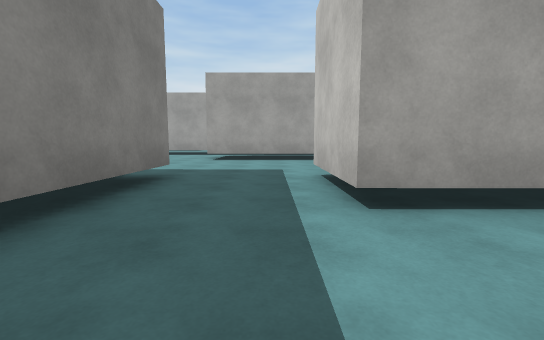
view 1 (above)

21 first-person views from a walk through a Unity game level. The camera is 1.2 m above the floor, tilts 6° down and sees 90° across. The floor is counted in squares, 2 m on a side. Each view is taken from the middle of a square. On the plan, view 1 faces up. The plan holds only what a view shows up to about 9 squares ahead; the rest is blank. The place goes on beyond the plan. The player character is not drawn. Surface patterns are stand-ins for the level's own textures.

view 2
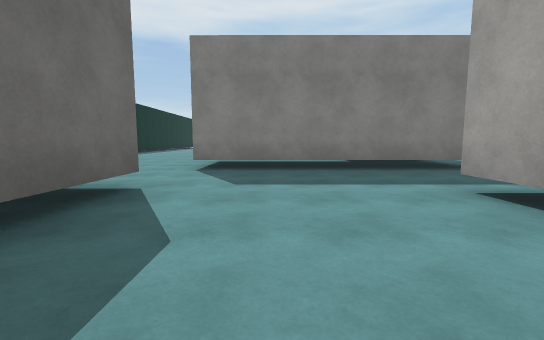

view 3
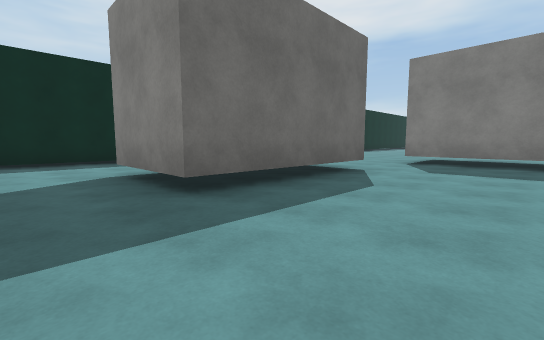

view 4
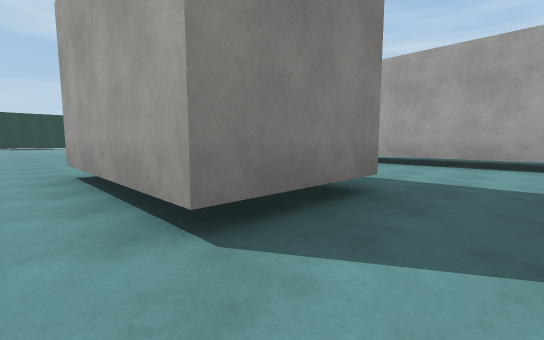

view 5
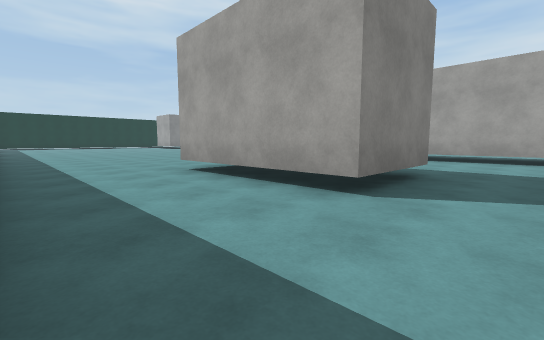

view 6
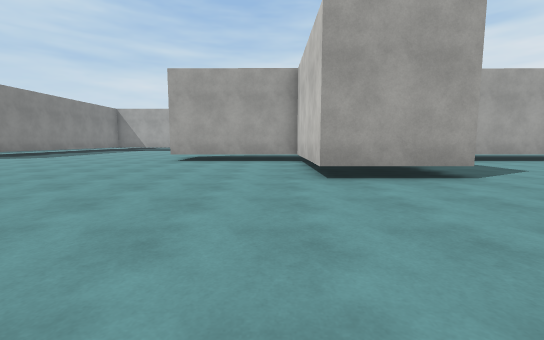

view 7
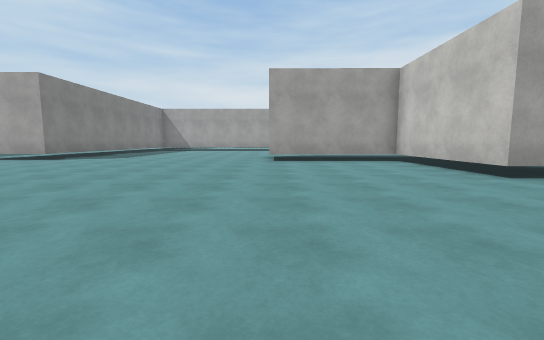

view 8
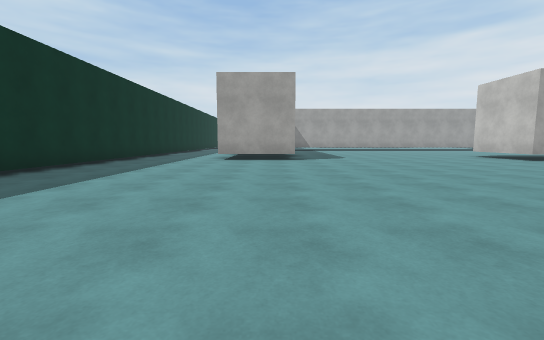

view 9
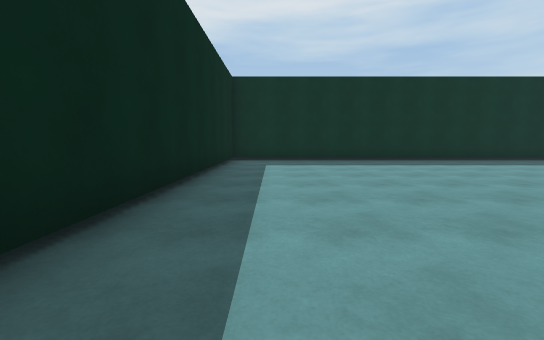

view 10
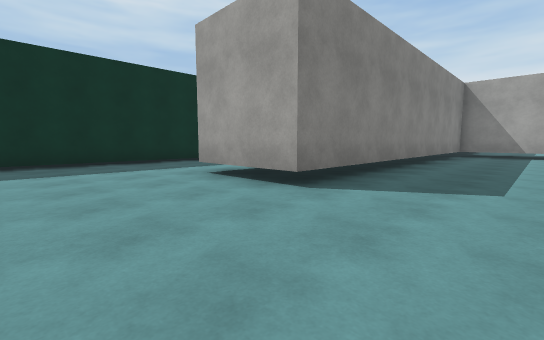

view 11
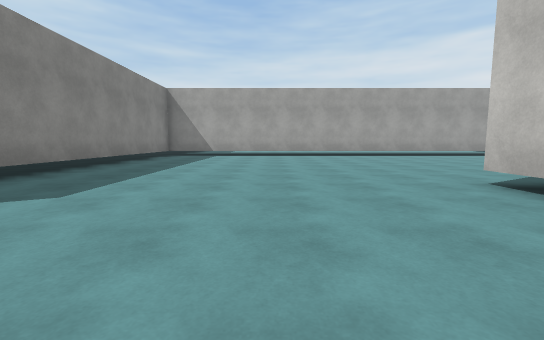

view 12
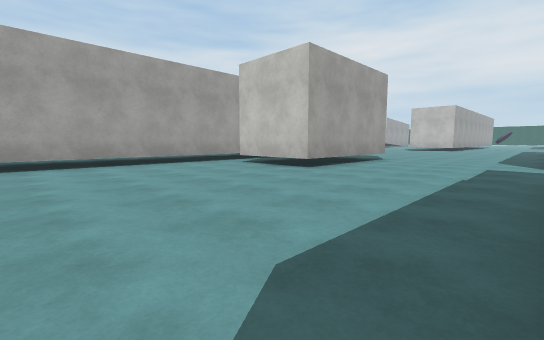

view 13
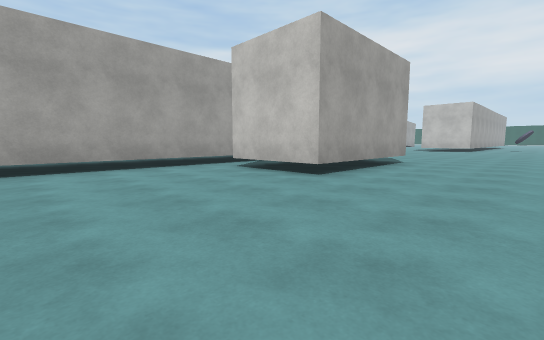

view 14
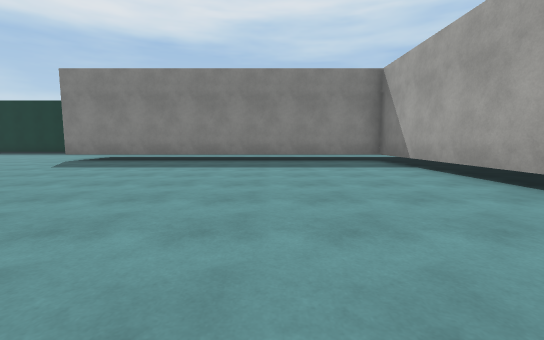

view 15
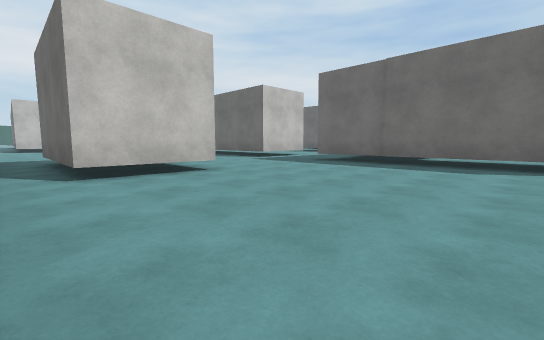

view 16
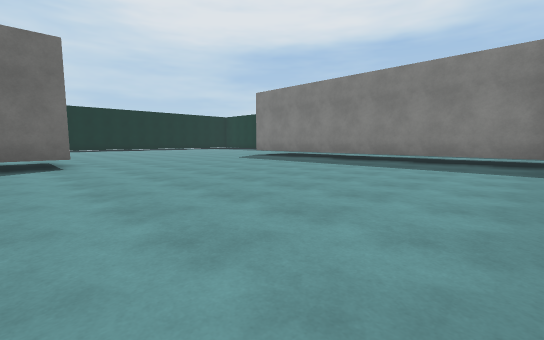

view 17
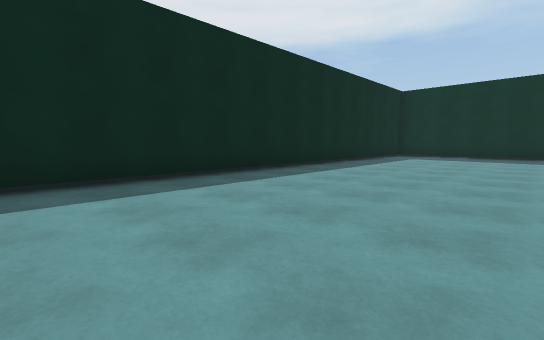

view 18
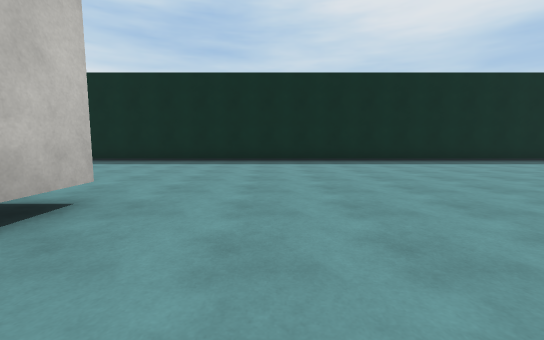

view 19
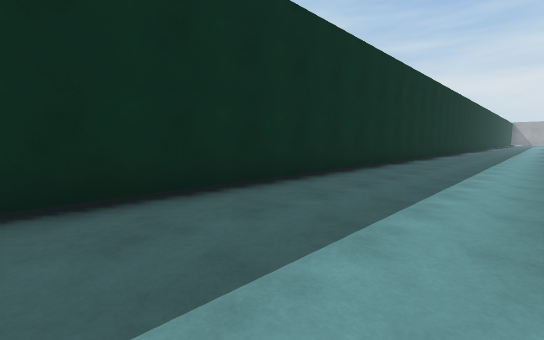

view 20
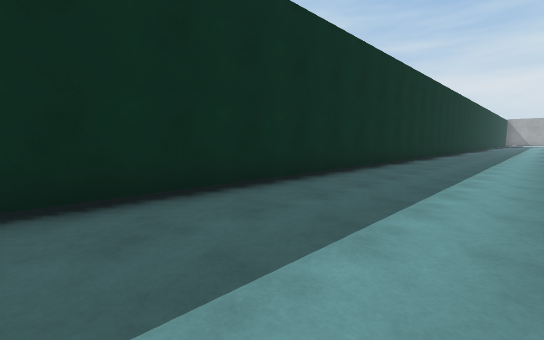

view 21
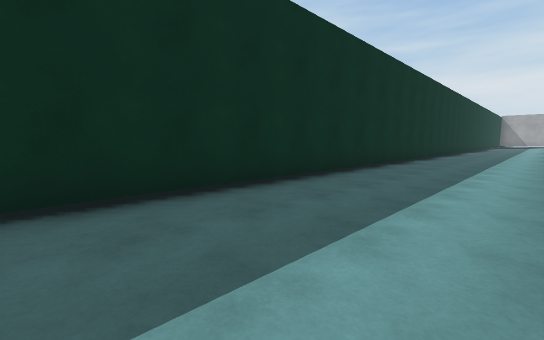

### Floor plan
Key: @ floor where view 1 was taken; # wall or solid block; . floor; T thing the floor can be seen under or through.
Columns run from 21 left of view 1 to 6 right of it. Each row starts with its distance up from view 1.
 23   ..
 22 #...
 21 #...
 20 #...
 19 #...
 18 #...
 17 #...
 16 #...          ..
 15 #...          ..
 14 #...
 13 #... #######  TTTT###
 12 #... #....................
 11 #... #.............#####..
 10 #... #.............#####
  9 #... #.............#####.
  8 #... #....................
  7 #... #.....................
  6 #... #......................
  5 #... #......................
  4 #... #.......#######..#
  3 #...##.......##### #..######
  2 #................###........
  1 #................###........
  0 #................###.@......
 -1 #................###........
 -2 #.....................####..
 -3 #.....................####..
 -4 #.....................####..
 -5 #...........................
 -6 #...........................
 -7 #...........................
 -8 #####################    ###

Positions as (right, up) in squares from view 1, and headings:
1: (0, 0), facing up
2: (4, 0), facing left
3: (6, 1), facing down-left
4: (6, -5), facing up-left
5: (6, -7), facing up-left
6: (-5, -6), facing up
7: (-8, -6), facing up
8: (-16, -6), facing up
9: (-12, -6), facing left
10: (-13, 0), facing up-left
11: (-11, 1), facing up
12: (-7, 5), facing up-right
13: (-6, 6), facing up-right
14: (-7, 9), facing left
15: (-7, 12), facing down-right
16: (-7, 12), facing down-left
17: (-9, -3), facing down-left
18: (-6, 1), facing down
19: (-18, 1), facing up-left
20: (-18, 7), facing up-left
21: (-18, 12), facing up-left
